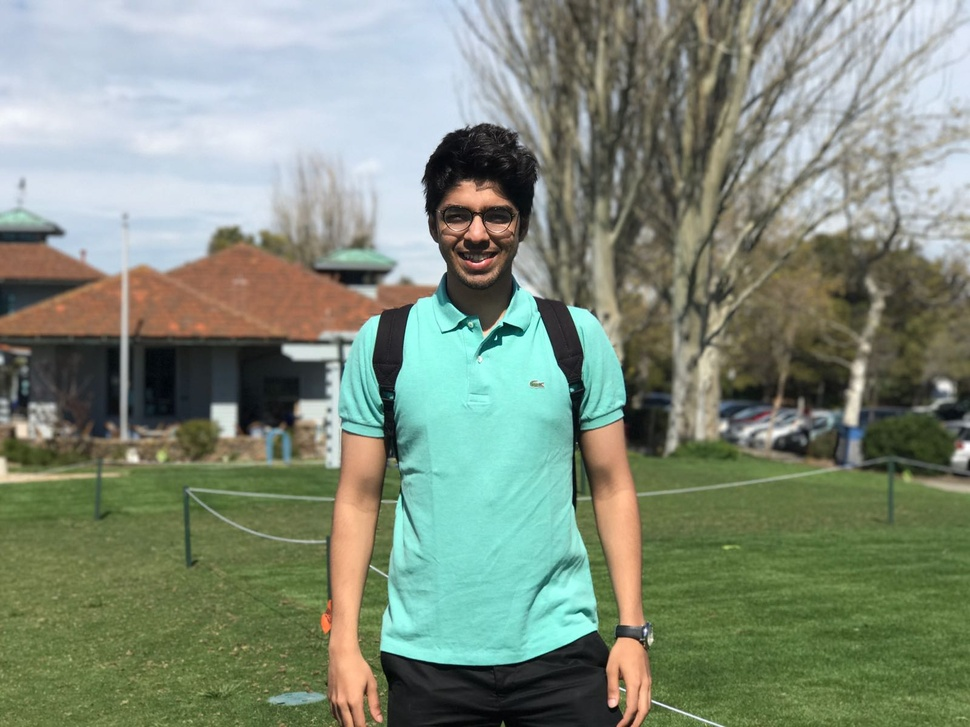
#> input picture OpenCV/Manas_Pic.jpg, 970 x 727 px, shrunk from 1600 x 1200 before the run
$ jupyter execute OpenCV_features.ipynb   (shell and % lines are left out)
#> lines starting #> are read from the running program, lines starting #| are printed output that depends on the picture; after the words box and inside, x2 and y2 are one past the last pixel; in counts of white or black regions, pixels touching at a corner belong together
[cell 1]
import cv2
import numpy as np
from matplotlib import pyplot as plt

[cell 2]
img = cv2.imread('Manas_Pic.jpg',cv2.IMREAD_COLOR)
#> img is the input picture: shape (727, 970, 3); mean B, G, R 122.7, 139.9, 127.6

kernel = np.ones((5,5),np.float32)/25

blur = cv2.medianBlur(img,5)
plt.subplot(121),plt.imshow(img),plt.title('Original')
plt.xticks([]), plt.yticks([])
plt.subplot(122),plt.imshow(blur),plt.title('Blurred')
plt.xticks([]), plt.yticks([])
plt.show()
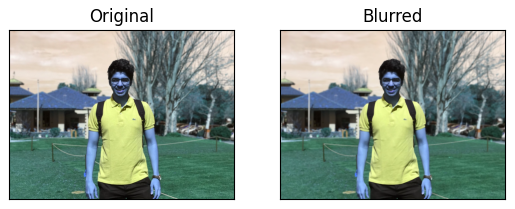
#> figure drawn by matplotlib, 2 panels; B, G, R data is drawn as R, G, B

[cell 3]
img = cv2.imread('messi.jpg',cv2.IMREAD_COLOR)
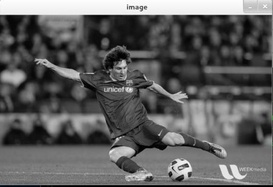
#> input picture OpenCV/messi.jpg, 273 x 187 px, shrunk from 450 x 308 before the run
#> img is the input picture: shape (187, 273, 3); mean B, G, R 94.7, 94.7, 94.7
gray = cv2.cvtColor(img,cv2.COLOR_BGR2GRAY)

gray = np.float32(gray)
dst = cv2.cornerHarris(gray,2,3,0.04)
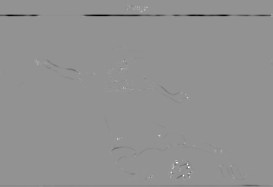
#> dst: shape (187, 273) float32; min -71596456, max 52766864, mean -356045.9; drawn with min black and max white

#result is dilated for marking the corners, not important
dst = cv2.dilate(dst,None)
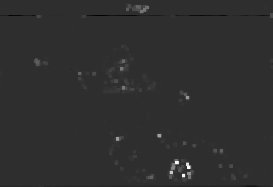
#> dst: shape (187, 273) float32; min -11804146, max 52766864, mean 228339.8; drawn with min black and max white

# Threshold for an optimal value, it may vary depending on the image.
img[dst>0.01*dst.max()]=[0,0,255]
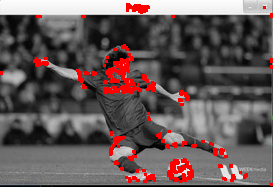
#> img: shape (187, 273, 3); 5.42% of pixels changed, all inside (x1, y1, x2, y2) = (0, 3, 273, 186)

plt.subplot(121),plt.imshow(img),plt.title('Corners')
plt.xticks([]), plt.yticks([])

[cell 4]
img1 = cv2.imread('mancitystadium.jpg')
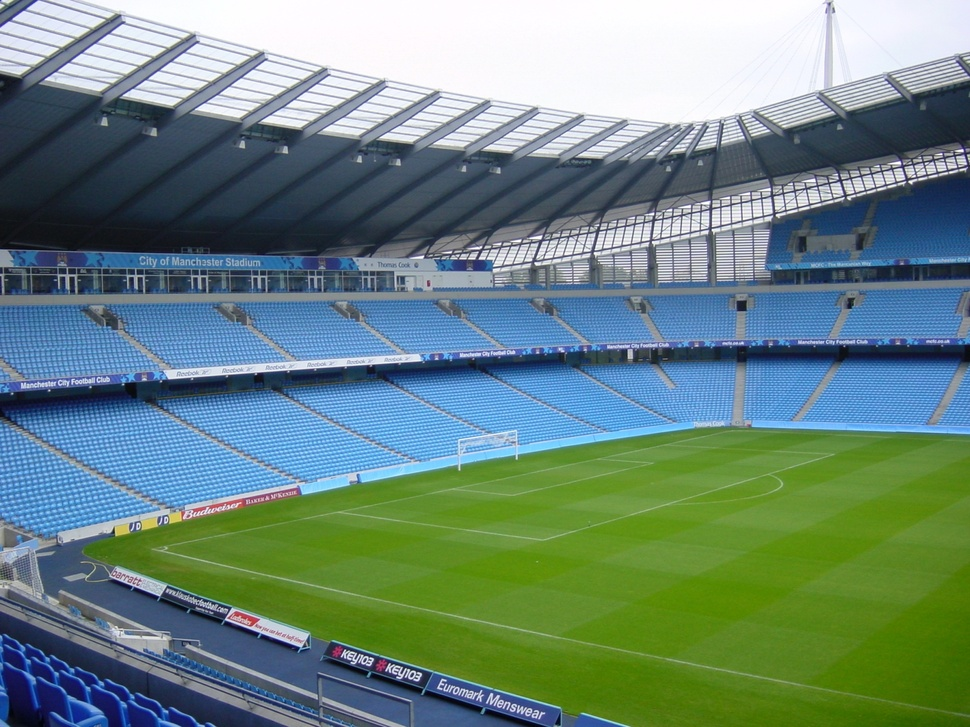
#> input picture OpenCV/mancitystadium.jpg, 970 x 727 px, shrunk from 1600 x 1200 before the run
#> img1 is the input picture: shape (727, 970, 3); mean B, G, R 126.7, 134.7, 107.4
img2 = cv2.imread('Manas_Pic.jpg')

dst = cv2.addWeighted(img1,0.7,img2,0.3,0)
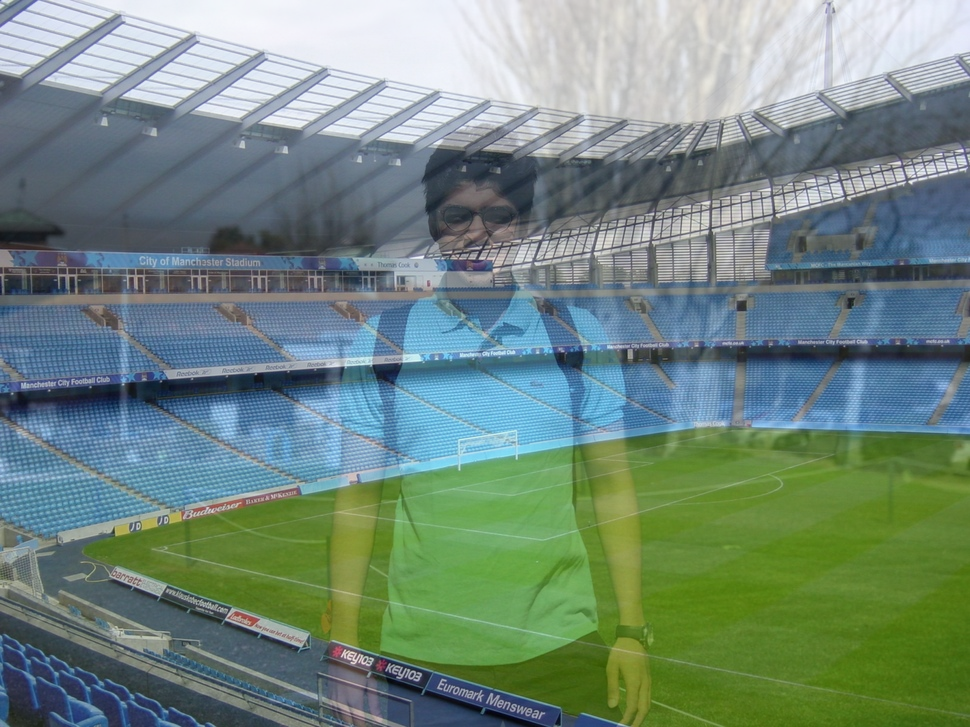
#> dst: shape (727, 970, 3); mean B, G, R 125.5, 136.3, 113.5

plt.subplot(121),plt.imshow(dst),plt.title('Add Images')
plt.xticks([]), plt.yticks([])
